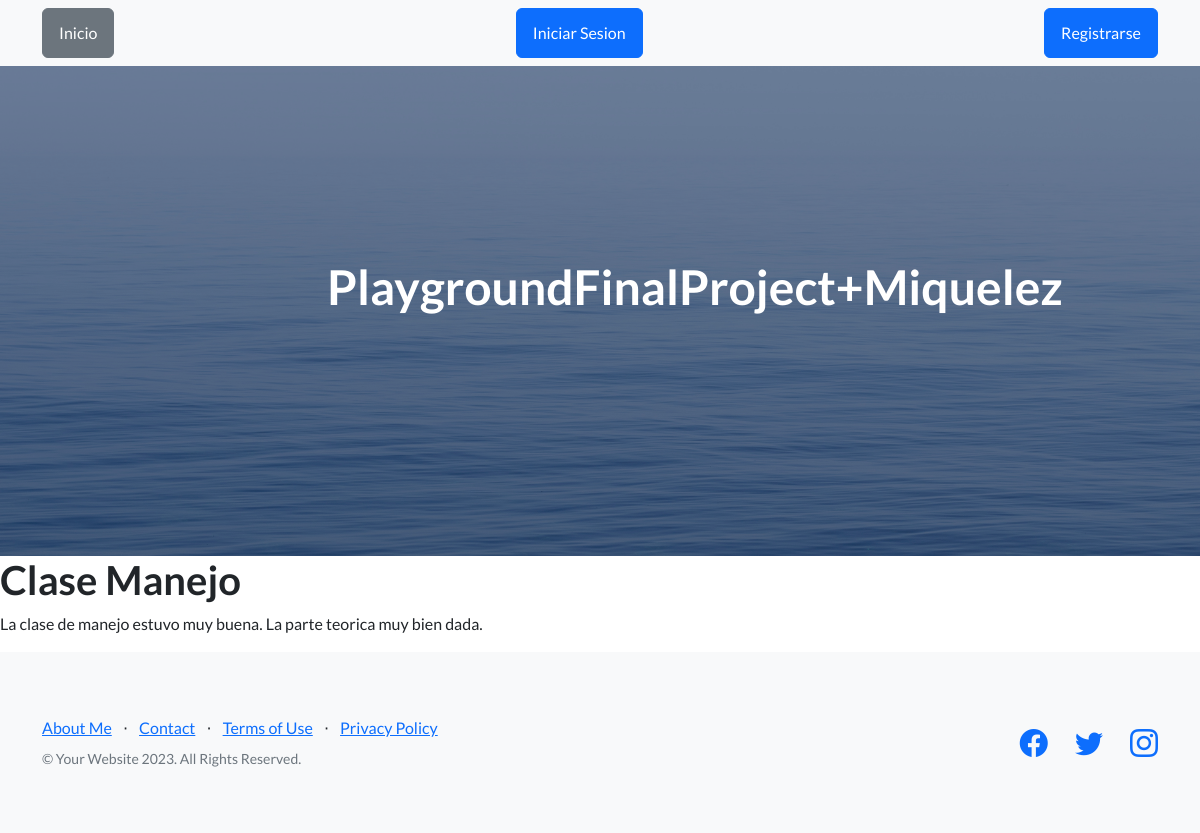
Screenshot of /app1/detail/4/ with the database file from the repository.
### app1/models.py (models this page shows, shortened)
class Post(models.Model):
    title = models.CharField(max_length=200)
    subtitle = models.CharField(max_length=200)
    content = models.TextField()
    created_at = models.DateTimeField(auto_now_add=True)

### app1/views.py (the view)
# urls.py: path('detail/<int:pk>/', views.PostDetailView.as_view(), name='detail_post'),
class PostDetailView(DetailView):
    model = Post
    template_name = 'detail_post.html'

### app1/Templates/detail_post.html
{% extends 'index.html' %}
{% block content %}
<h1>{{ object.title }}</h1>
<p>{{ object.content }}</p>
{% endblock %}

### rows the page displays
Post: title "Clase Manejo", content "La clase de manejo estuvo muy buena. La parte teorica muy bien dada."
